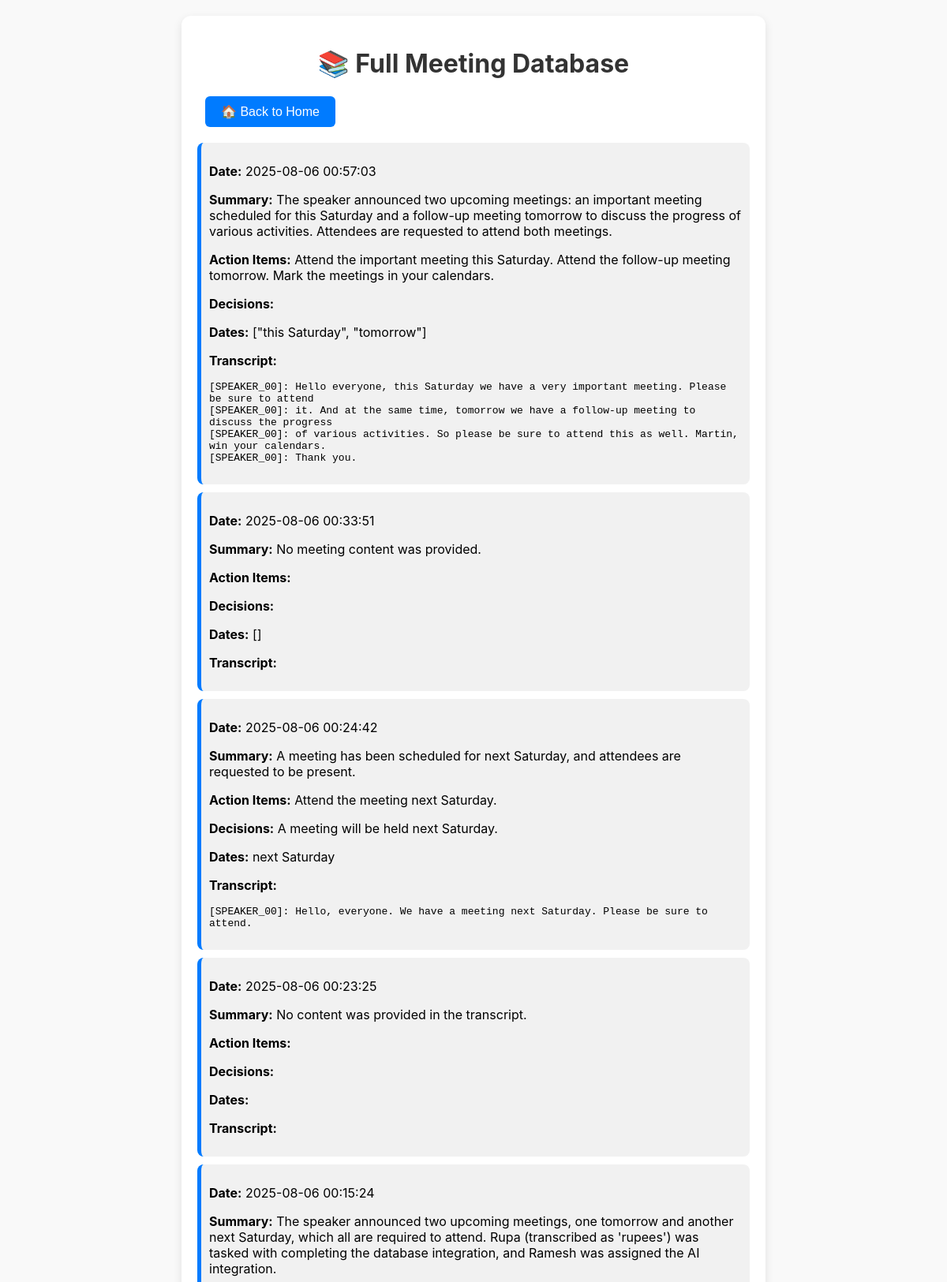
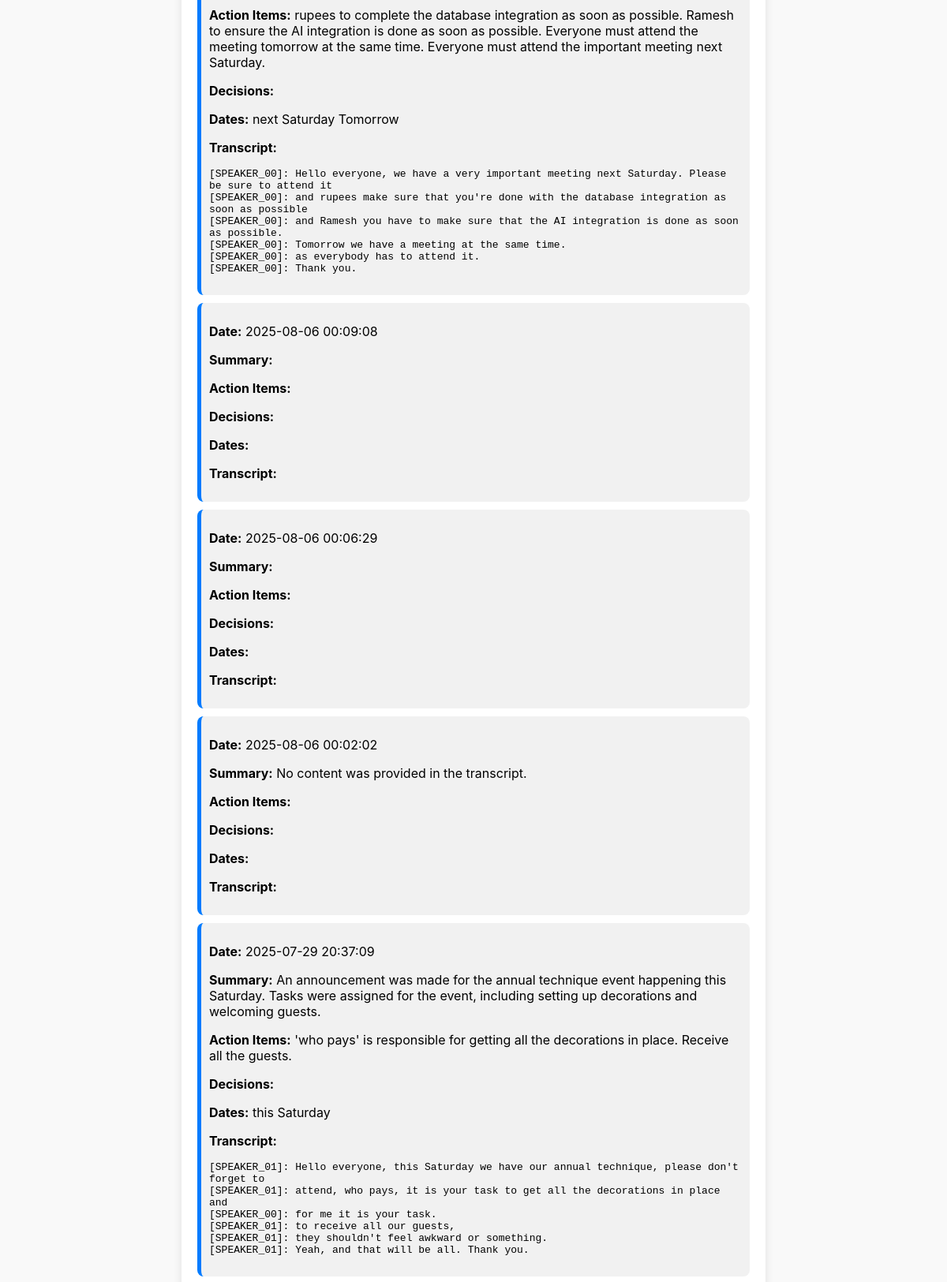
Screenshot of /all (upper part) with the database file from the repository (2 pictures, top to bottom).
### tables this page shows
CREATE TABLE meeting_minutes (
            id INTEGER PRIMARY KEY AUTOINCREMENT,
            meeting_datetime TEXT,
            summary TEXT,
            action_items TEXT,
            decisions TEXT,
            dates TEXT,
            diarized_transcript TEXT
        );

### app.py (the view)
@app.route("/all", methods=["GET"])
def view_all():
    conn = sqlite3.connect("meeting_minutes.db")
    c = conn.cursor()
    c.execute("SELECT * FROM meeting_minutes ORDER BY meeting_datetime DESC")
    rows = c.fetchall()
    conn.close()
    return render_template("all_entries.html", entries=rows)

### templates/all_entries.html (shortened to what this page needs)
<!DOCTYPE html>
<html lang="en">
<head>
  <link rel="stylesheet" href="{{ url_for('static', filename='style.css') }}">
</head>
<body>
  <div class="container">
    <h1>📚 Full Meeting Database</h1>
    <a href="/" style="display: inline-block; margin-bottom: 20px;">
      <button>🏠 Back to Home</button>
    </a>
    {% if entries %}
      {% for entry in entries %}
        <div class="meeting">
          <p><strong>Date:</strong> {{ entry[1] }}</p>
          <p><strong>Summary:</strong> {{ entry[2] }}</p>
          <p><strong>Action Items:</strong> {{ entry[3] }}</p>
          <p><strong>Decisions:</strong> {{ entry[4] }}</p>
          <p><strong>Dates:</strong> {{ entry[5] }}</p>
          <p><strong>Transcript:</strong> <pre style="white-space: pre-wrap;">{{ entry[6] }}</pre></p>
        </div>
      {% endfor %}
    {% else %}
      <p>No entries found.</p>
    {% endif %}
  </div>
</body>
</html>

### static/style.css (style rules this page uses)
body { font-family: -apple-system, BlinkMacSystemFont, 'Segoe UI', Roboto, Oxygen, Ubuntu, sans-serif; background-color: #f9f9f9; margin: 0; padding: 20px; }
.container { max-width: 700px; margin: 0 auto; padding: 20px; background-color: white; border-radius: 12px; box-shadow: 0 4px 12px rgba(0, 0, 0, 0.1); }
h1, h2 { color: #333; text-align: center; }
button { padding: 10px 20px; font-size: 16px; margin: 0 10px; border: none; border-radius: 6px; cursor: pointer; background-color: #007bff; color: white; transition: background-color 0.3s; }
.meeting { background-color: #f1f1f1; border-radius: 8px; padding: 10px; margin-bottom: 10px; border-left: 5px solid #007bff; }

### rows the page displays
meeting_minutes: meeting_datetime "2025-08-06 00:57:03", summary "The speaker announced two upcoming meetings: an important meeting scheduled for this Saturday and a follow-up meeting tomorrow to discuss the progress of various activities. Attendees are requested to attend both meetings.", action_items "Attend the important meeting this Saturday. Attend the follow-up meeting tomorrow. Mark the meetings in your calendars.", dates "[\"this Saturday\", \"tomorrow\"]", diarized_transcript "[SPEAKER_00]: Hello everyone, this Saturday we have a very important meeting. Please be sure to attend [SPEAKER_00]: it. And at the same time, tomorrow we have a follow-up meeting to discuss the progress [SPEAKER_00]: of various activities. So please be sure to attend this as well. Martin, win your calendars. [SPEAKER_00]: Thank you."
meeting_minutes: meeting_datetime "2025-08-06 00:33:51", summary "No meeting content was provided.", dates "[]"
meeting_minutes: meeting_datetime "2025-08-06 00:24:42", summary "A meeting has been scheduled for next Saturday, and attendees are requested to be present.", action_items "Attend the meeting next Saturday.", decisions "A meeting will be held next Saturday.", dates "next Saturday", diarized_transcript "[SPEAKER_00]: Hello, everyone. We have a meeting next Saturday. Please be sure to attend."
meeting_minutes: meeting_datetime "2025-08-06 00:23:25", summary "No content was provided in the transcript."
meeting_minutes: meeting_datetime "2025-08-06 00:15:24", summary "The speaker announced two upcoming meetings, one tomorrow and another next Saturday, which all are required to attend. Rupa (transcribed as 'rupees') was tasked with completing the database integration, and Ramesh was assigned the AI integration.", action_items "rupees to complete the database integration as soon as possible. Ramesh to ensure the AI integration is done as soon as possible. Everyone must attend the meeting tomorrow at the same time. Everyone must attend the important meeting next Saturday.", dates "next Saturday Tomorrow", diarized_transcript "[SPEAKER_00]: Hello everyone, we have a very important meeting next Saturday. Please be sure to attend it [SPEAKER_00]: and rupees make sure that you're done with the database integration as soon as possible [SPEAKER_00]: and Ramesh you have to make sure that the AI integration is done as soon as possible. [SPEAKER_00]: Tomorrow we have a meeting at the same time. [SPEAKER_00]: as everybody has to attend it. [SPEAKER_00]: Thank you."
meeting_minutes: meeting_datetime "2025-08-06 00:09:08"
meeting_minutes: meeting_datetime "2025-08-06 00:06:29"
meeting_minutes: meeting_datetime "2025-08-06 00:02:02", summary "No content was provided in the transcript."
meeting_minutes: meeting_datetime "2025-07-29 20:37:09", summary "An announcement was made for the annual technique event happening this Saturday. Tasks were assigned for the event, including setting up decorations and welcoming guests.", action_items "'who pays' is responsible for getting all the decorations in place. Receive all the guests.", dates "this Saturday", diarized_transcript "[SPEAKER_01]: Hello everyone, this Saturday we have our annual technique, please don't forget to [SPEAKER_01]: attend, who pays, it is your task to get all the decorations in place and [SPEAKER_00]: for me it is your task. [SPEAKER_01]: to receive all our guests, [SPEAKER_01]: they shouldn't feel awkward or something. [SPEAKER_01]: Yeah, and that will be all. Thank you."
